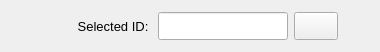
       <widget class="QFrame" name="frame_4">
        <property name="minimumSize">
         <size>
          <width>0</width>
          <height>52</height>
         </size>
        </property>
        <property name="maximumSize">
         <size>
          <width>16777215</width>
          <height>52</height>
         </size>
        </property>
        <property name="frameShape">
         <enum>QFrame::Shape::NoFrame</enum>
        </property>
        <property name="frameShadow">
         <enum>QFrame::Shadow::Raised</enum>
        </property>
        <layout class="QGridLayout" name="gridLayout">
         <property name="leftMargin">
          <number>2</number>
         </property>
         <property name="topMargin">
          <number>2</number>
         </property>
         <property name="rightMargin">
          <number>2</number>
         </property>
         <property name="bottomMargin">
          <number>2</number>
         </property>
         <property name="horizontalSpacing">
          <number>6</number>
         </property>
         <property name="verticalSpacing">
          <number>2</number>
         </property>
         <item row="0" column="1">
          <widget class="QLabel" name="label_10">
           <property name="minimumSize">
            <size>
             <width>110</width>
             <height>28</height>
            </size>
           </property>
           <property name="maximumSize">
            <size>
             <width>110</width>
             <height>28</height>
            </size>
           </property>
           <property name="font">
            <font>
             <family>MS Shell Dlg 2</family>
             <pointsize>10</pointsize>
             <italic>false</italic>
             <bold>false</bold>
            </font>
           </property>
           <property name="text">
            <string>Selected ID: </string>
           </property>
           <property name="alignment">
            <set>Qt::AlignmentFlag::AlignRight|Qt::AlignmentFlag::AlignTrailing|Qt::AlignmentFlag::AlignVCenter</set>
           </property>
          </widget>
         </item>
         <item row="0" column="2">
          <widget class="QLineEdit" name="lineEdit_selection_id">
           <property name="minimumSize">
            <size>
             <width>130</width>
             <height>28</height>
            </size>
           </property>
           <property name="maximumSize">
            <size>
             <width>130</width>
             <height>28</height>
            </size>
           </property>
           <property name="font">
            <font>
             <pointsize>10</pointsize>
            </font>
           </property>
           <property name="styleSheet">
            <string notr="true"/>
           </property>
           <property name="text">
            <string/>
           </property>
           <property name="alignment">
            <set>Qt::AlignmentFlag::AlignCenter</set>
           </property>
          </widget>
         </item>
         <item row="0" column="0">
          <spacer name="horizontalSpacer">
           <property name="orientation">
            <enum>Qt::Orientation::Horizontal</enum>
           </property>
           <property name="sizeHint" stdset="0">
            <size>
             <width>40</width>
             <height>20</height>
            </size>
           </property>
          </spacer>
         </item>
         <item row="0" column="3">
          <widget class="QPushButton" name="pushButton_export_data">
           <property name="minimumSize">
            <size>
             <width>44</width>
             <height>28</height>
            </size>
           </property>
           <property name="maximumSize">
            <size>
             <width>44</width>
             <height>28</height>
            </size>
           </property>
           <property name="font">
            <font>
             <family>MS Shell Dlg 2</family>
             <pointsize>11</pointsize>
             <italic>false</italic>
             <bold>true</bold>
            </font>
           </property>
           <property name="toolTip">
            <string>&lt;html&gt;&lt;head/&gt;&lt;body&gt;&lt;p&gt;&lt;span style=&quot; font-size:10pt; font-weight:400;&quot;&gt;Press to export the current response function&lt;/span&gt;&lt;/p&gt;&lt;/body&gt;&lt;/html&gt;</string>
           </property>
           <property name="styleSheet">
            <string notr="true"/>
           </property>
           <property name="text">
            <string/>
           </property>
           <property name="icon">
            <iconset resource="../../../icons/resources.qrc">
             <normaloff>:/icons/save_as.png</normaloff>:/icons/save_as.png</iconset>
           </property>
           <property name="iconSize">
            <size>
             <width>20</width>
             <height>20</height>
            </size>
           </property>
           <property name="flat">
            <bool>false</bool>
           </property>
          </widget>
         </item>
         <item row="0" column="4">
          <spacer name="horizontalSpacer_2">
           <property name="orientation">
            <enum>Qt::Orientation::Horizontal</enum>
           </property>
           <property name="sizeHint" stdset="0">
            <size>
             <width>40</width>
             <height>20</height>
            </size>
           </property>
          </spacer>
         </item>
        </layout>
       </widget>
